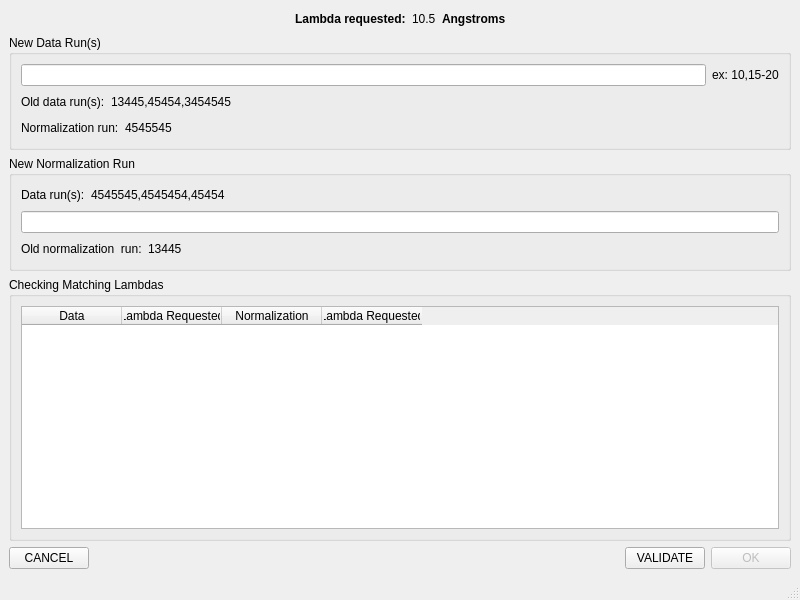
<?xml version="1.0" encoding="UTF-8"?>
<ui version="4.0">
 <class>MainWindow</class>
 <widget class="QMainWindow" name="MainWindow">
  <property name="geometry">
   <rect>
    <x>0</x>
    <y>0</y>
    <width>800</width>
    <height>600</height>
   </rect>
  </property>
  <property name="windowTitle">
   <string>MainWindow</string>
  </property>
  <widget class="QWidget" name="centralwidget">
   <layout class="QVBoxLayout" name="verticalLayout_4">
    <item>
     <layout class="QHBoxLayout" name="horizontalLayout_7">
      <item>
       <spacer name="horizontalSpacer_4">
        <property name="orientation">
         <enum>Qt::Horizontal</enum>
        </property>
        <property name="sizeHint" stdset="0">
         <size>
          <width>40</width>
          <height>20</height>
         </size>
        </property>
       </spacer>
      </item>
      <item>
       <widget class="QLabel" name="label_5">
        <property name="font">
         <font>
          <weight>75</weight>
          <bold>true</bold>
         </font>
        </property>
        <property name="text">
         <string>Lambda requested:</string>
        </property>
       </widget>
      </item>
      <item>
       <widget class="QLabel" name="lambdaValue">
        <property name="text">
         <string>10.5</string>
        </property>
       </widget>
      </item>
      <item>
       <widget class="QLabel" name="lambdaUnits">
        <property name="font">
         <font>
          <weight>75</weight>
          <bold>true</bold>
         </font>
        </property>
        <property name="text">
         <string>Angstroms</string>
        </property>
       </widget>
      </item>
      <item>
       <spacer name="horizontalSpacer_3">
        <property name="orientation">
         <enum>Qt::Horizontal</enum>
        </property>
        <property name="sizeHint" stdset="0">
         <size>
          <width>40</width>
          <height>20</height>
         </size>
        </property>
       </spacer>
      </item>
     </layout>
    </item>
    <item>
     <widget class="QGroupBox" name="data_groupBox">
      <property name="title">
       <string>New Data Run(s)</string>
      </property>
      <layout class="QVBoxLayout" name="verticalLayout">
       <item>
        <layout class="QHBoxLayout" name="horizontalLayout">
         <item>
          <widget class="QLineEdit" name="dataLineEdit">
           <property name="toolTip">
            <string>Enter Data Runs and Hit ENTER</string>
           </property>
          </widget>
         </item>
         <item>
          <widget class="QLabel" name="label_2">
           <property name="text">
            <string>ex: 10,15-20</string>
           </property>
          </widget>
         </item>
        </layout>
       </item>
       <item>
        <layout class="QHBoxLayout" name="horizontalLayout_2">
         <item>
          <widget class="QLabel" name="label_3">
           <property name="text">
            <string>Old data run(s):</string>
           </property>
          </widget>
         </item>
         <item>
          <widget class="QLabel" name="oldDataRun">
           <property name="text">
            <string>13445,45454,3454545</string>
           </property>
          </widget>
         </item>
         <item>
          <spacer name="horizontalSpacer">
           <property name="orientation">
            <enum>Qt::Horizontal</enum>
           </property>
           <property name="sizeHint" stdset="0">
            <size>
             <width>40</width>
             <height>20</height>
            </size>
           </property>
          </spacer>
         </item>
        </layout>
       </item>
       <item>
        <layout class="QHBoxLayout" name="horizontalLayout_3">
         <item>
          <widget class="QLabel" name="label_8">
           <property name="text">
            <string>Normalization run:</string>
           </property>
          </widget>
         </item>
         <item>
          <widget class="QLabel" name="normRun">
           <property name="text">
            <string>4545545</string>
           </property>
          </widget>
         </item>
         <item>
          <spacer name="horizontalSpacer_2">
           <property name="orientation">
            <enum>Qt::Horizontal</enum>
           </property>
           <property name="sizeHint" stdset="0">
            <size>
             <width>40</width>
             <height>20</height>
            </size>
           </property>
          </spacer>
         </item>
        </layout>
       </item>
      </layout>
     </widget>
    </item>
    <item>
     <widget class="QGroupBox" name="norm_groupBox">
      <property name="title">
       <string>New Normalization Run</string>
      </property>
      <layout class="QVBoxLayout" name="verticalLayout_2">
       <item>
        <layout class="QHBoxLayout" name="horizontalLayout_4">
         <item>
          <widget class="QLabel" name="label_14">
           <property name="text">
            <string>Data run(s):</string>
           </property>
          </widget>
         </item>
         <item>
          <widget class="QLabel" name="dataRun">
           <property name="text">
            <string>4545545,4545454,45454</string>
           </property>
          </widget>
         </item>
         <item>
          <spacer name="horizontalSpacer_5">
           <property name="orientation">
            <enum>Qt::Horizontal</enum>
           </property>
           <property name="sizeHint" stdset="0">
            <size>
             <width>40</width>
             <height>20</height>
            </size>
           </property>
          </spacer>
         </item>
        </layout>
       </item>
       <item>
        <widget class="QLineEdit" name="normLineEdit">
         <property name="toolTip">
          <string>Enter Normalization Run and Hit ENTER</string>
         </property>
         <property name="statusTip">
          <string/>
         </property>
         <property name="whatsThis">
          <string/>
         </property>
         <property name="accessibleName">
          <string/>
         </property>
         <property name="accessibleDescription">
          <string/>
         </property>
         <property name="inputMask">
          <string/>
         </property>
         <property name="text">
          <string/>
         </property>
        </widget>
       </item>
       <item>
        <layout class="QHBoxLayout" name="horizontalLayout_5">
         <item>
          <widget class="QLabel" name="label_21">
           <property name="text">
            <string>Old normalization  run:</string>
           </property>
          </widget>
         </item>
         <item>
          <widget class="QLabel" name="oldNormRun">
           <property name="text">
            <string>13445</string>
           </property>
          </widget>
         </item>
         <item>
          <spacer name="horizontalSpacer_7">
           <property name="orientation">
            <enum>Qt::Horizontal</enum>
           </property>
           <property name="sizeHint" stdset="0">
            <size>
             <width>40</width>
             <height>20</height>
            </size>
           </property>
          </spacer>
         </item>
        </layout>
       </item>
      </layout>
     </widget>
    </item>
    <item>
     <widget class="QGroupBox" name="groupBox_3">
      <property name="title">
       <string>Checking Matching Lambdas</string>
      </property>
      <layout class="QVBoxLayout" name="verticalLayout_3">
       <item>
        <widget class="QTableWidget" name="tableWidget">
         <column>
          <property name="text">
           <string>Data</string>
          </property>
         </column>
         <column>
          <property name="text">
           <string>Lambda Requested</string>
          </property>
         </column>
         <column>
          <property name="text">
           <string>Normalization</string>
          </property>
         </column>
         <column>
          <property name="text">
           <string>Lambda Requested</string>
          </property>
         </column>
        </widget>
       </item>
      </layout>
     </widget>
    </item>
    <item>
     <layout class="QHBoxLayout" name="horizontalLayout_6">
      <item>
       <widget class="QPushButton" name="cancelButton">
        <property name="text">
         <string>CANCEL</string>
        </property>
       </widget>
      </item>
      <item>
       <spacer name="horizontalSpacer_9">
        <property name="orientation">
         <enum>Qt::Horizontal</enum>
        </property>
        <property name="sizeHint" stdset="0">
         <size>
          <width>40</width>
          <height>20</height>
         </size>
        </property>
       </spacer>
      </item>
      <item>
       <widget class="QPushButton" name="pushButton_2">
        <property name="text">
         <string>VALIDATE</string>
        </property>
       </widget>
      </item>
      <item>
       <widget class="QPushButton" name="pushButton_3">
        <property name="enabled">
         <bool>false</bool>
        </property>
        <property name="text">
         <string>OK</string>
        </property>
       </widget>
      </item>
     </layout>
    </item>
   </layout>
  </widget>
  <widget class="QMenuBar" name="menubar">
   <property name="geometry">
    <rect>
     <x>0</x>
     <y>0</y>
     <width>800</width>
     <height>25</height>
    </rect>
   </property>
  </widget>
  <widget class="QStatusBar" name="statusbar"/>
 </widget>
 <resources/>
 <connections>
  <connection>
   <sender>cancelButton</sender>
   <signal>clicked()</signal>
   <receiver>MainWindow</receiver>
   <slot>closeEvent()</slot>
   <hints>
    <hint type="sourcelabel">
     <x>52</x>
     <y>554</y>
    </hint>
    <hint type="destinationlabel">
     <x>399</x>
     <y>299</y>
    </hint>
   </hints>
  </connection>
  <connection>
   <sender>dataLineEdit</sender>
   <signal>returnPressed()</signal>
   <receiver>MainWindow</receiver>
   <slot>dataLineEditValidate()</slot>
   <hints>
    <hint type="sourcelabel">
     <x>360</x>
     <y>101</y>
    </hint>
    <hint type="destinationlabel">
     <x>399</x>
     <y>299</y>
    </hint>
   </hints>
  </connection>
  <connection>
   <sender>normLineEdit</sender>
   <signal>returnPressed()</signal>
   <receiver>MainWindow</receiver>
   <slot>normLineEditValidate()</slot>
   <hints>
    <hint type="sourcelabel">
     <x>403</x>
     <y>255</y>
    </hint>
    <hint type="destinationlabel">
     <x>399</x>
     <y>299</y>
    </hint>
   </hints>
  </connection>
 </connections>
 <slots>
  <slot>closeEvent()</slot>
  <slot>dataLineEditValidate()</slot>
  <slot>normLineEditValidate()</slot>
 </slots>
</ui>
